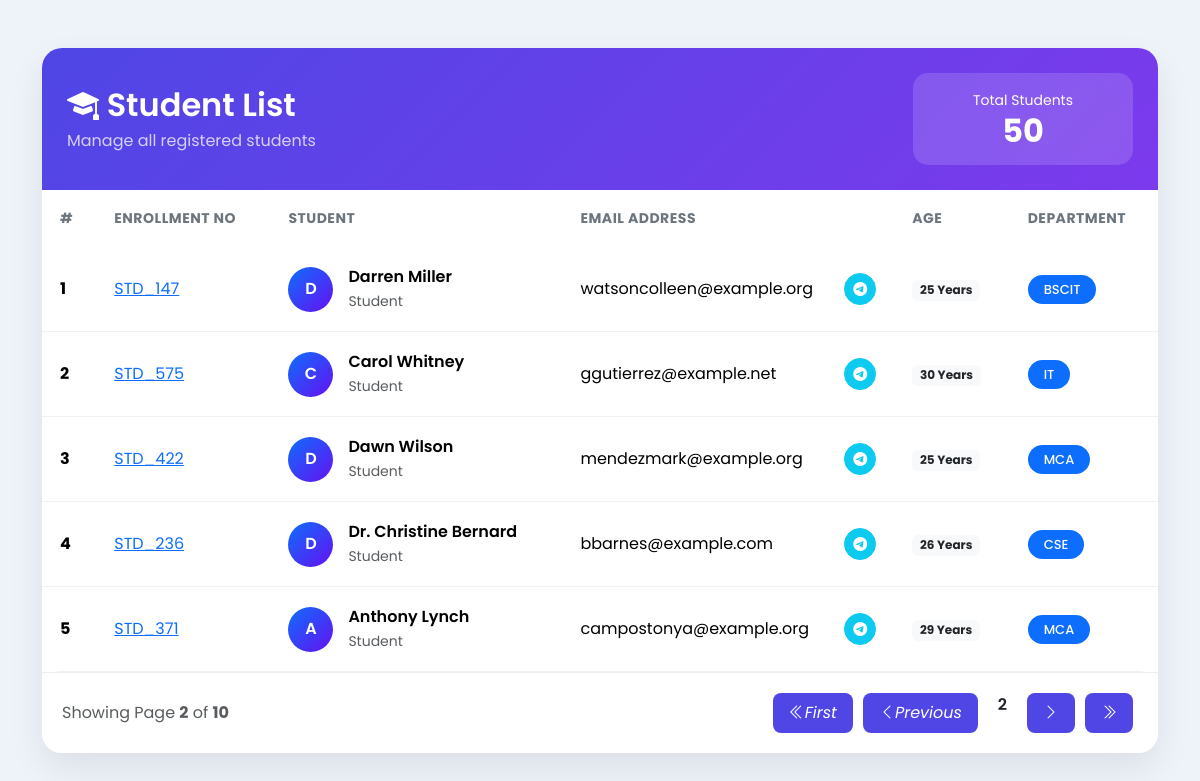
Screenshot of /?page=2 with the database file from the repository.
### myapp/models.py (models this page shows)
class Student(models.Model):
    en_no = models.ForeignKey(Enrollment,on_delete=models.CASCADE)
    dept = models.ForeignKey(Dept,on_delete=models.CASCADE)
    name = models.CharField(max_length=20)
    email = models.CharField(max_length=50)
    age = models.IntegerField()

class Enrollment(models.Model):
    en_no = models.CharField(max_length=20)

class Dept(models.Model):
    name = models.CharField(max_length=20)

### myapp/views.py (the view)
# urls.py: path("",index,name="index"),
def index(request):
    students = Student.objects.all()
    paginator = Paginator(students, 5)
    page_number = request.GET.get("page")
    page_obj = paginator.get_page(page_number)
    return render(request,"index.html",{'students':page_obj})

### myapp/templates/index.html (shortened to what this page needs)
<!DOCTYPE html>
<html lang="en">
<head>
    <link href="https://cdn.jsdelivr.net/npm/bootstrap@5.3.3/dist/css/bootstrap.min.css" rel="stylesheet">
    <link href="https://cdn.jsdelivr.net/npm/bootstrap-icons@1.11.3/font/bootstrap-icons.css" rel="stylesheet">
</head>
<body>
    <div class="container py-5">
        <div class="card student-card">
            <div class="student-header">
                <div class="d-flex justify-content-between align-items-center flex-wrap">
                    <div>
                        <h2 class="title">
                            <i class="bi bi-mortarboard-fill"></i>
                            Student List
                        </h2>
                        <p class="mb-0 opacity-75">
                            Manage all registered students
                        </p>
                    </div>
                    <div class="total-box text-center mt-3 mt-md-0">
                        <small>Total Students</small>
                        <h2>{{ students.paginator.count }}</h2>
                    </div>
                </div>
            </div>
            <div class="table-responsive">
                <table class="table align-middle">
                    <thead>
                        <tr>
                            <th>#</th>
                            <th>Enrollment No</th>
                            <th>Student</th>
                            <th>Email Address</th>
                            <th>Age</th>
                            <th>Department</th>
                        </tr>
                    </thead>
                    <tbody>
                        {% for student in students %}
                        <tr>
                            <td>
                                <strong>{{ forloop.counter }}</strong>
                            </td>
                            <td>
                                <a href="{%url 'report'%}?id={{student.id}}&action=display">
                                    {{ student.en_no.en_no }}
                                </a>
                            </td>
                            <td>
                                <div class="d-flex align-items-center">
                                    <div class="student-avatar">
                                        {{ student.name|slice:":1"|upper }}
                                    </div>
                                    <div>
                                        <div class="fw-semibold">
                                            {{ student.name }}
                                        </div>
                                        <small class="text-muted">
                                            Student
                                        </small>
                                    </div>
                                </div>
                            </td>
                            <td>
                                <div class="d-flex justify-content-between align-items-center">
                                    <span>{{ student.email }}</span>
                                    <a href="{% url 'report' %}?id={{ student.id }}&action=email"
                                        class="btn btn-sm btn-info rounded-circle d-flex align-items-center justify-content-center"
                                        style="width:32px; height:32px;" title="Send Report">
                                        <i class="bi bi-telegram text-white"></i>
                                    </a>
                                </div>
                            </td>
                            <td>
                                <span class="badge bg-light text-dark">
                                    {{ student.age }} Years
                                </span>
                            </td>
                            <td>
                                <span class="badge bg-primary badge-dept">
                                    {{ student.dept.name }}
                                </span>
                            </td>
                        </tr>
                        {% endfor %}
                    </tbody>
                </table>
            </div>
            <div class="pagination-wrapper">
                <div class="d-flex justify-content-between align-items-center flex-wrap">
                    <div class="text-muted">
                        Showing Page
                        <strong>{{ students.number }}</strong>
                        of
                        <strong>{{ students.paginator.num_pages }}</strong>
                    </div>
                    <div class="pagination">
                        {% if students.has_previous %}
                        <a href="?page=1">
                            <i class="bi bi-chevron-double-left">First</i>
                        </a>
                        <a href="?page={{ students.previous_page_number }}">
                            <i class="bi bi-chevron-left">Previous</i>
                        </a>
                        {% endif %}
                        <span class="current">
                            {{ students.number }}
                        </span>
                        {% if students.has_next %}
                        <a href="?page={{ students.next_page_number }}">
                            <i class="bi bi-chevron-right"></i>
                        </a>
                        <a href="?page={{ students.paginator.num_pages }}">
                            <i class="bi bi-chevron-double-right"></i>
                        </a>
                        {% endif %}
                    </div>
                </div>
            </div>
        </div>
    </div>
</body>
</html>

### myapp/templates/index.html (style rules this page uses)
* { font-family: 'Poppins', sans-serif; }
body { background: #eef2f9; }
.student-card { border: none; border-radius: 20px; overflow: hidden; box-shadow: 0 15px 35px rgba(0, 0, 0, .08); }
.student-header { background: linear-gradient(135deg, #4f46e5, #7c3aed); color: white; padding: 25px; }
.title { font-weight: 600; margin-bottom: 5px; }
.total-box { background: rgba(255, 255, 255, .15); backdrop-filter: blur(8px); border-radius: 15px; padding: 15px 25px; min-width: 220px; }
.total-box h2 { margin: 0; font-weight: 700; }
.table { margin: 0; }
.table thead { background: #f8f9ff; }
.table thead th { border: none; color: #6c757d; font-size: 14px; text-transform: uppercase; letter-spacing: .5px; padding: 18px; }
.table tbody td { padding: 18px; border-color: #f1f1f1; vertical-align: middle; }
.table tbody tr { transition: .3s; }
.student-avatar { width: 45px; height: 45px; border-radius: 50%; background: linear-gradient(135deg, #0d6efd, #6610f2); color: white; display: flex; justify-content: center; align-items: center; font-weight: 600; margin-right: 15px; }
.badge-dept { border-radius: 20px; padding: 8px 16px; font-weight: 500; font-size: 13px; }
.pagination-wrapper { padding: 20px; background: white; border-top: 1px solid #eee; }
.pagination a { text-decoration: none; margin: 0 5px; padding: 8px 16px; border-radius: 8px; background: #4f46e5; color: white; transition: .3s; }
.current { font-weight: 600; margin: 0 15px; }
.table-responsive { border-radius: 0 0 20px 20px; }

### rows the page displays
Student: en_no.en_no "STD_147", name "D", name "Darren Miller", email "watsoncolleen@example.org", age "25", dept.name "BSCIT"
Student: en_no.en_no "STD_575", name "C", name "Carol Whitney", email "ggutierrez@example.net", age "30", dept.name "IT"
Student: en_no.en_no "STD_422", name "D", name "Dawn Wilson", email "mendezmark@example.org", age "25", dept.name "MCA"
Student: en_no.en_no "STD_236", name "D", name "Dr. Christine Bernard", email "bbarnes@example.com", age "26", dept.name "CSE"
Student: en_no.en_no "STD_371", name "A", name "Anthony Lynch", email "campostonya@example.org", age "29", dept.name "MCA"

### other values shown
{{ students.paginator.count }} "50"
{{ students.number }} "2"
{{ students.paginator.num_pages }} "10"
